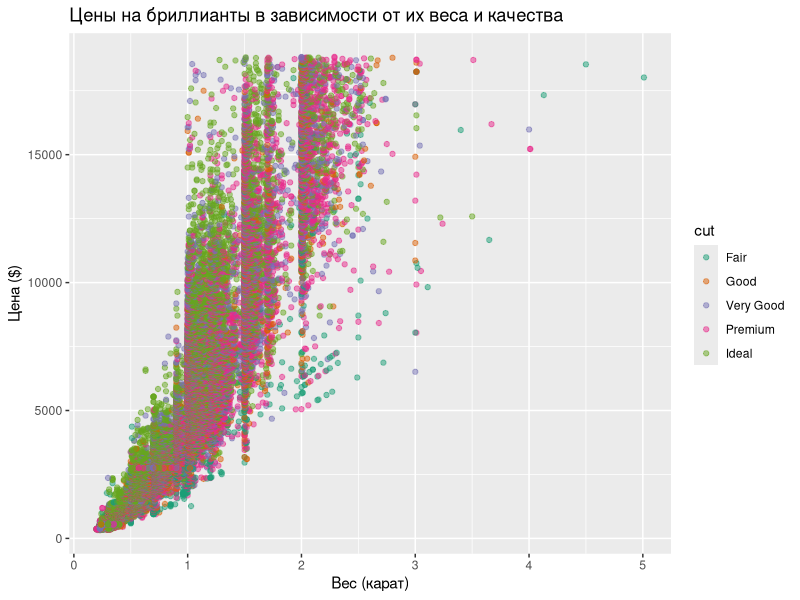
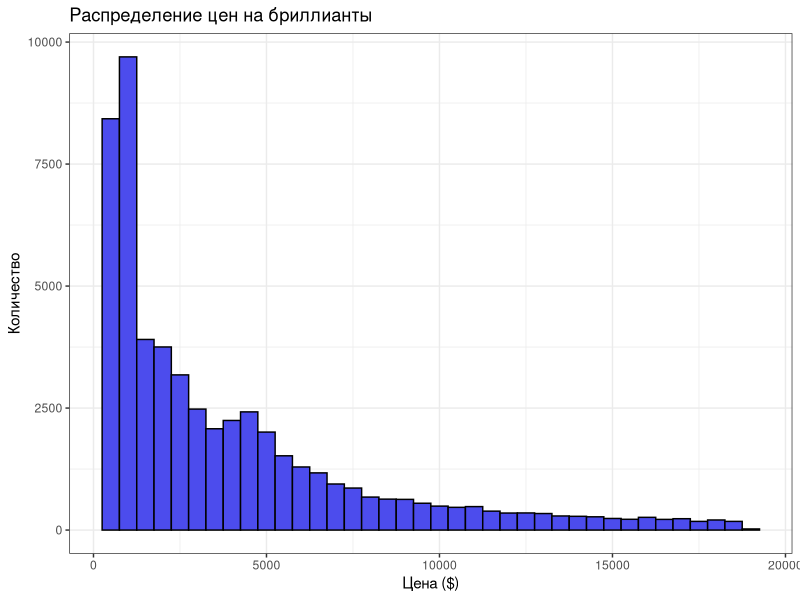

Reproduce these figures in R, in order.
library(ggplot2)
library(RColorBrewer)

data("diamonds") # взяла стандартный датасет из библиотеки, выгрузила его отдельно в репозиторий

p <- ggplot(diamonds, aes(x = carat, y = price, color = cut)) +
  geom_point(alpha = 0.5) +
  scale_color_brewer(palette = "Dark2") +
  labs(title = "Цены на бриллианты в зависимости от их веса и качества",
       x = "Вес (карат)", y = "Цена ($)") +
  theme_grey()
ggsave("myplot.png", p, dpi = 300)


s <- ggplot(diamonds, aes(x = price)) +
  geom_histogram(binwidth = 500, fill = "#4c4ced", color = "black") +
  scale_fill_brewer(palette = "Set2") +
  labs(title = "Распределение цен на бриллианты",
       x = "Цена ($)", y = "Количество") +
  theme_bw()
ggsave("myplot_2.png", s, dpi = 300)
